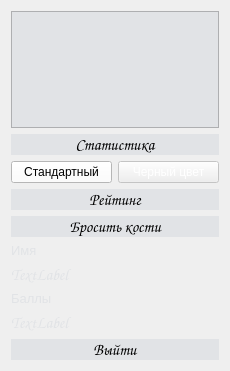
   <widget class="QWidget" name="verticalLayoutWidget">
    <property name="geometry">
     <rect>
      <x>1070</x>
      <y>0</y>
      <width>230</width>
      <height>371</height>
     </rect>
    </property>
    <layout class="QVBoxLayout" name="verticalLayout">
     <item>
      <widget class="QTextBrowser" name="dice_place">
       <property name="font">
        <font>
         <pointsize>25</pointsize>
        </font>
       </property>
       <property name="styleSheet">
        <string notr="true">background-color: rgb(225,227,230);</string>
       </property>
       <property name="html">
        <string>&lt;!DOCTYPE HTML PUBLIC &quot;-//W3C//DTD HTML 4.0//EN&quot; &quot;http://www.w3.org/TR/REC-html40/strict.dtd&quot;&gt;
&lt;html&gt;&lt;head&gt;&lt;meta name=&quot;qrichtext&quot; content=&quot;1&quot; /&gt;&lt;style type=&quot;text/css&quot;&gt;
p, li { white-space: pre-wrap; }
&lt;/style&gt;&lt;/head&gt;&lt;body style=&quot; font-family:'MS Shell Dlg 2'; font-size:25pt; font-weight:400; font-style:normal;&quot;&gt;
&lt;p align=&quot;center&quot; style=&quot;-qt-paragraph-type:empty; margin-top:0px; margin-bottom:0px; margin-left:0px; margin-right:0px; -qt-block-indent:0; text-indent:0px;&quot;&gt;&lt;br /&gt;&lt;/p&gt;&lt;/body&gt;&lt;/html&gt;</string>
       </property>
      </widget>
     </item>
     <item>
      <spacer name="verticalSpacer_6">
       <property name="orientation">
        <enum>Qt::Vertical</enum>
       </property>
       <property name="sizeHint" stdset="0">
        <size>
         <width>20</width>
         <height>40</height>
        </size>
       </property>
      </spacer>
     </item>
     <item>
      <spacer name="verticalSpacer_5">
       <property name="orientation">
        <enum>Qt::Vertical</enum>
       </property>
       <property name="sizeHint" stdset="0">
        <size>
         <width>20</width>
         <height>40</height>
        </size>
       </property>
      </spacer>
     </item>
     <item>
      <spacer name="verticalSpacer_4">
       <property name="orientation">
        <enum>Qt::Vertical</enum>
       </property>
       <property name="sizeHint" stdset="0">
        <size>
         <width>20</width>
         <height>40</height>
        </size>
       </property>
      </spacer>
     </item>
     <item>
      <spacer name="verticalSpacer_3">
       <property name="orientation">
        <enum>Qt::Vertical</enum>
       </property>
       <property name="sizeHint" stdset="0">
        <size>
         <width>20</width>
         <height>40</height>
        </size>
       </property>
      </spacer>
     </item>
     <item>
      <spacer name="verticalSpacer_2">
       <property name="orientation">
        <enum>Qt::Vertical</enum>
       </property>
       <property name="sizeHint" stdset="0">
        <size>
         <width>20</width>
         <height>40</height>
        </size>
       </property>
      </spacer>
     </item>
     <item>
      <spacer name="verticalSpacer">
       <property name="orientation">
        <enum>Qt::Vertical</enum>
       </property>
       <property name="sizeHint" stdset="0">
        <size>
         <width>20</width>
         <height>40</height>
        </size>
       </property>
      </spacer>
     </item>
     <item>
      <widget class="QPushButton" name="stat_btn">
       <property name="font">
        <font>
         <family>Comic Sans MS</family>
         <pointsize>12</pointsize>
        </font>
       </property>
       <property name="styleSheet">
        <string notr="true">QPushButton{
border-radius: 15%;
background-color: rgb(225,227,230);}
QPushButton:pressed {
  background: rgb(10,10,10);
  box-shadow: 0 3px rgb(33,147,90) inset;
}
QPushButton:hover {
-webkit-transform: translate(8px,0);
 -moz-transform: translate(8px,0);
 -o-transform: translate(8px,0);
 color: #1FA2E1;}</string>
       </property>
       <property name="text">
        <string>Cтатистика</string>
       </property>
      </widget>
     </item>
     <item>
      <layout class="QHBoxLayout" name="horizontalLayout">
       <item>
        <widget class="QPushButton" name="white">
         <property name="styleSheet">
          <string notr="true">background-color:white;</string>
         </property>
         <property name="text">
          <string>Стандартный</string>
         </property>
        </widget>
       </item>
       <item>
        <widget class="QPushButton" name="black">
         <property name="enabled">
          <bool>false</bool>
         </property>
         <property name="styleSheet">
          <string notr="true">color:white;</string>
         </property>
         <property name="text">
          <string>Черный цвет</string>
         </property>
        </widget>
       </item>
      </layout>
     </item>
     <item>
      <widget class="QPushButton" name="rate_table">
       <property name="enabled">
        <bool>true</bool>
       </property>
       <property name="font">
        <font>
         <family>Comic Sans MS</family>
         <pointsize>12</pointsize>
        </font>
       </property>
       <property name="styleSheet">
        <string notr="true">QPushButton{
border-radius: 15%;
background-color: rgb(225,227,230);}
QPushButton:pressed {
  background: rgb(10,10,10);
  box-shadow: 0 3px rgb(33,147,90) inset;
}
QPushButton:hover {
-webkit-transform: translate(8px,0);
 -moz-transform: translate(8px,0);
 -o-transform: translate(8px,0);
 color: #1FA2E1;}</string>
       </property>
       <property name="text">
        <string>Рейтинг</string>
       </property>
      </widget>
     </item>
     <item>
      <widget class="QPushButton" name="throwing">
       <property name="font">
        <font>
         <family>Comic Sans MS</family>
         <pointsize>12</pointsize>
        </font>
       </property>
       <property name="styleSheet">
        <string notr="true">QPushButton{
border-radius: 15%;
background-color: rgb(225,227,230);}
QPushButton:pressed {
  background: rgb(10,10,10);
  box-shadow: 0 3px rgb(33,147,90) inset;
}
QPushButton:hover {
-webkit-transform: translate(8px,0);
 -moz-transform: translate(8px,0);
 -o-transform: translate(8px,0);
 color: #1FA2E1;}</string>
       </property>
       <property name="text">
        <string>Бросить кости</string>
       </property>
      </widget>
     </item>
     <item>
      <widget class="QLabel" name="label">
       <property name="font">
        <font>
         <pointsize>10</pointsize>
        </font>
       </property>
       <property name="styleSheet">
        <string>border-radius: 15px;
color: rgb(225,227,230);</string>
       </property>
       <property name="text">
        <string>Имя</string>
       </property>
      </widget>
     </item>
     <item>
      <widget class="QLabel" name="name_lb">
       <property name="font">
        <font>
         <family>Comic Sans MS</family>
         <pointsize>12</pointsize>
         <weight>50</weight>
         <italic>false</italic>
         <bold>false</bold>
         <underline>false</underline>
         <strikeout>false</strikeout>
         <kerning>true</kerning>
        </font>
       </property>
       <property name="styleSheet">
        <string>border-radius: 15px;
color: rgb(225,227,230);</string>
       </property>
       <property name="text">
        <string>TextLabel</string>
       </property>
      </widget>
     </item>
     <item>
      <widget class="QLabel" name="label_2">
       <property name="font">
        <font>
         <pointsize>10</pointsize>
        </font>
       </property>
       <property name="styleSheet">
        <string notr="true">border-radius: 15px;
color: rgb(225,227,230);</string>
       </property>
       <property name="text">
        <string>Баллы</string>
       </property>
      </widget>
     </item>
     <item>
      <widget class="QLabel" name="name_lb_2">
       <property name="font">
        <font>
         <family>Comic Sans MS</family>
         <pointsize>12</pointsize>
         <weight>50</weight>
         <italic>false</italic>
         <bold>false</bold>
         <underline>false</underline>
         <strikeout>false</strikeout>
         <kerning>true</kerning>
        </font>
       </property>
       <property name="styleSheet">
        <string>border-radius: 15px;
color: rgb(225,227,230);</string>
       </property>
       <property name="text">
        <string>TextLabel</string>
       </property>
      </widget>
     </item>
     <item>
      <widget class="QPushButton" name="out_btn">
       <property name="font">
        <font>
         <family>Comic Sans MS</family>
         <pointsize>12</pointsize>
        </font>
       </property>
       <property name="styleSheet">
        <string notr="true">QPushButton{
border-radius: 15%;
background-color: rgb(225,227,230);}
QPushButton:pressed {
  background: rgb(10,10,10);
  box-shadow: 0 3px rgb(33,147,90) inset;
}
QPushButton:hover {
-webkit-transform: translate(8px,0);
 -moz-transform: translate(8px,0);
 -o-transform: translate(8px,0);
 color: #1FA2E1;}</string>
       </property>
       <property name="text">
        <string>Выйти</string>
       </property>
      </widget>
     </item>
    </layout>
   </widget>
